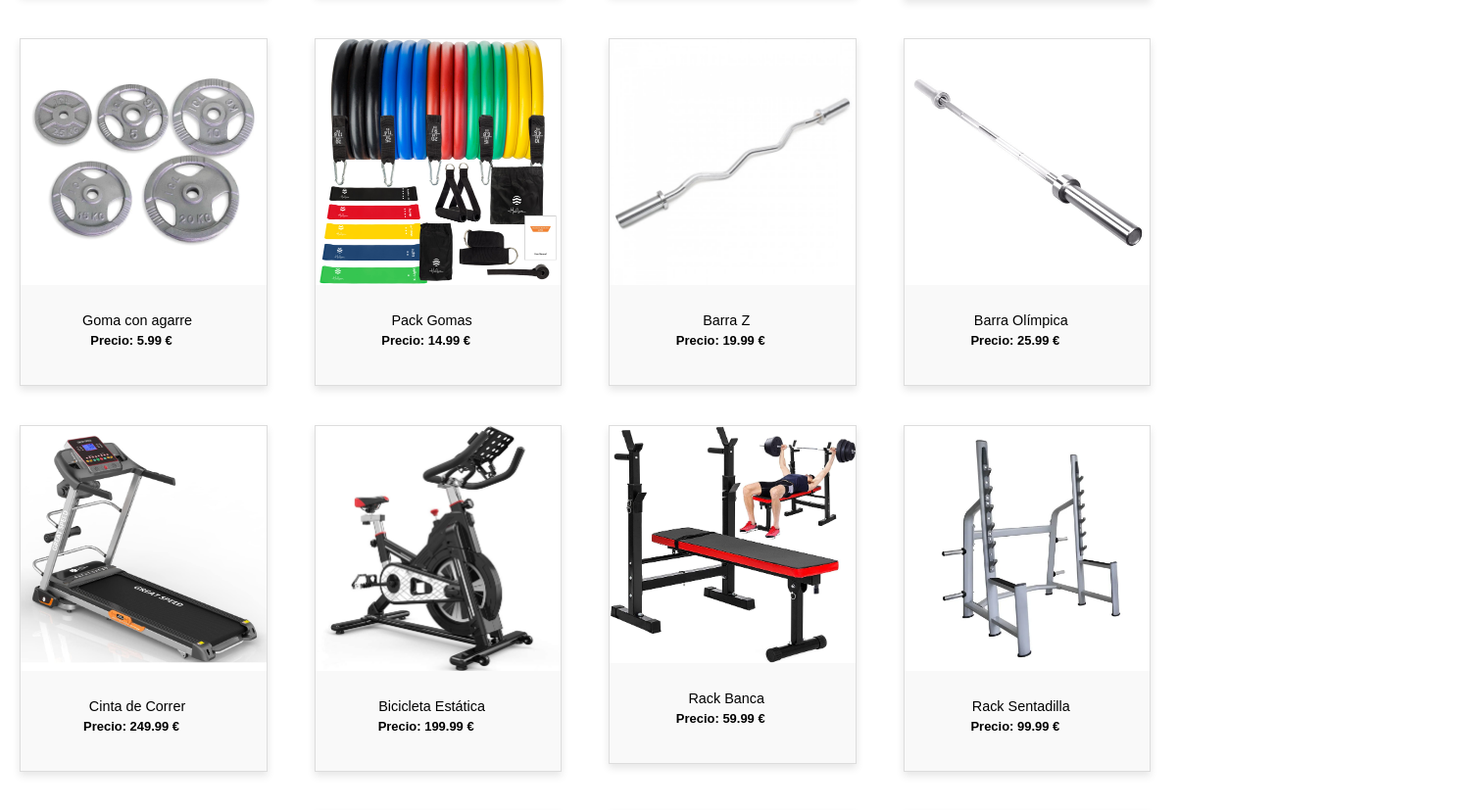
Page /producto.php (middle part) on the earlier database version.
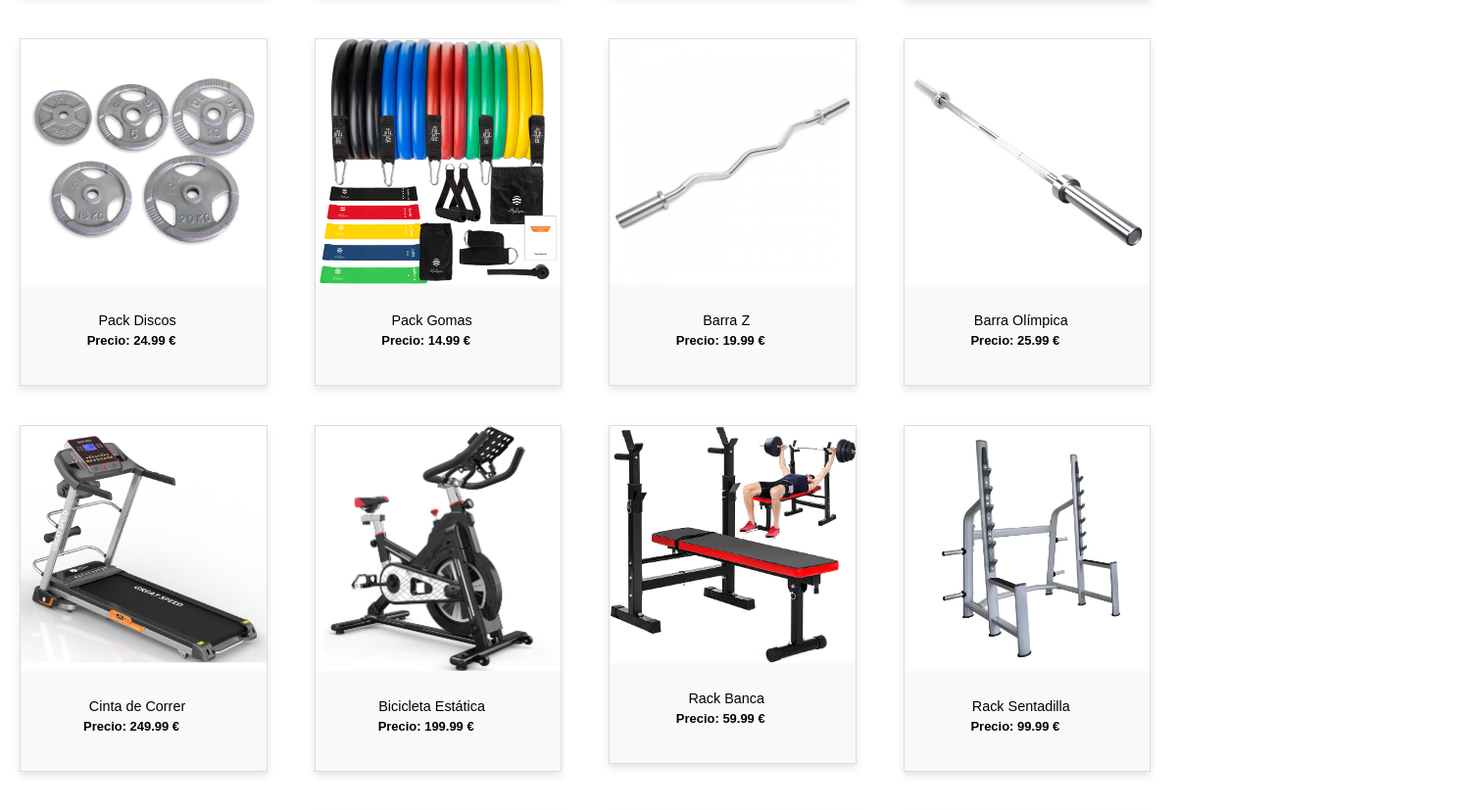
Same page on the later database version.
### tables this page shows
CREATE TABLE Productos (
    ID INT PRIMARY KEY AUTO_INCREMENT,
    Nombre VARCHAR(255) NOT NULL,
    Imagen VARCHAR(100) NOT NULL,
    Precio DECIMAL(10, 2) NOT NULL,
    Stock INT NOT NULL,
    CategoriaID INT NOT NULL,
    GeneroID INT NOT NULL,
    Descripcion TEXT NOT NULL,
    FOREIGN KEY (CategoriaID) REFERENCES Categorias(ID),
    FOREIGN KEY (GeneroID) REFERENCES Generos(ID)
);

### producto.php (the view, shortened to what this page needs)
<!doctype html>
<html lang="es">
<head>
    <link rel="stylesheet" href="css/principal.css">
    <link rel="stylesheet" href="css/articulos.css">
</head>
<body>
    <div id="body">
        <?php include('cabecera.php');
        include('conexion.php'); ?>
        <section>
            <div id="articulos">
                <div id="derecha">
                    <?php
                            $terminoBusqueda = isset($_GET['busqueda']) ? $_GET['busqueda'] : '';
                            if ($terminoBusqueda != '') {
                                $consultalista = "SELECT * FROM productos WHERE Nombre LIKE '%$terminoBusqueda%'";}
                            else{
                    if (isset($_GET['genero']) && isset($_GET['categoria'])) {
                        $generos = $_GET['genero'];
                        $categoria = $_GET['categoria'];
                        $consultalista = "SELECT *
                        FROM productos where GeneroID='$generos' && CategoriaID='$categoria'";
                    } else if (isset($_GET['genero'])) {
                        $generos = $_GET['genero'];
                        $consultalista = "SELECT *
                        FROM productos where GeneroID='$generos'";
                    } else if (isset($_GET['categoria'])) {
                        $categoria = $_GET['categoria'];
                        $consultalista = "SELECT *
                        FROM productos where CategoriaID='$categoria'";
                    } else {
                        $consultalista = "SELECT *
                        FROM productos";
                    }
                }
                    $resultadolista = mysqli_query($conexion, $consultalista);
                    ?>
                    <?php while ($registrolista = mysqli_fetch_row($resultadolista)) { ?>
                        <div id="producto">
                                <div id="producto1">
                                    <a href="detalles.php?ProductoID=<?php echo $registrolista[0]; ?>">
                                    <div id="prenda">
                                        <img src="<?php echo $registrolista[2]; ?>"></img>
                                    </div>
                                    </a>
                                    <br>
                                    <div id="art">
                                        <?php echo $registrolista[1]; ?>
                                    </div>
                                    <div id="coste">
                                        <div id="precio">
                                            <b>Precio: <?php echo $registrolista[3] . " €"; ?></b>
                                        </div>
                                    </div>
                                    <br><br>
                                </div>
                        </div>
                    <?php } ?>
                </div>
            </div>
            <br>
        </section>
        <br>
        <?php include('pie.php'); ?>
    </div>
</body>
</html>

Differences in the rows shown:
changed productos: Nombre "Goma con agarre" → "Pack Discos"; Precio "5.99" → "24.99"
